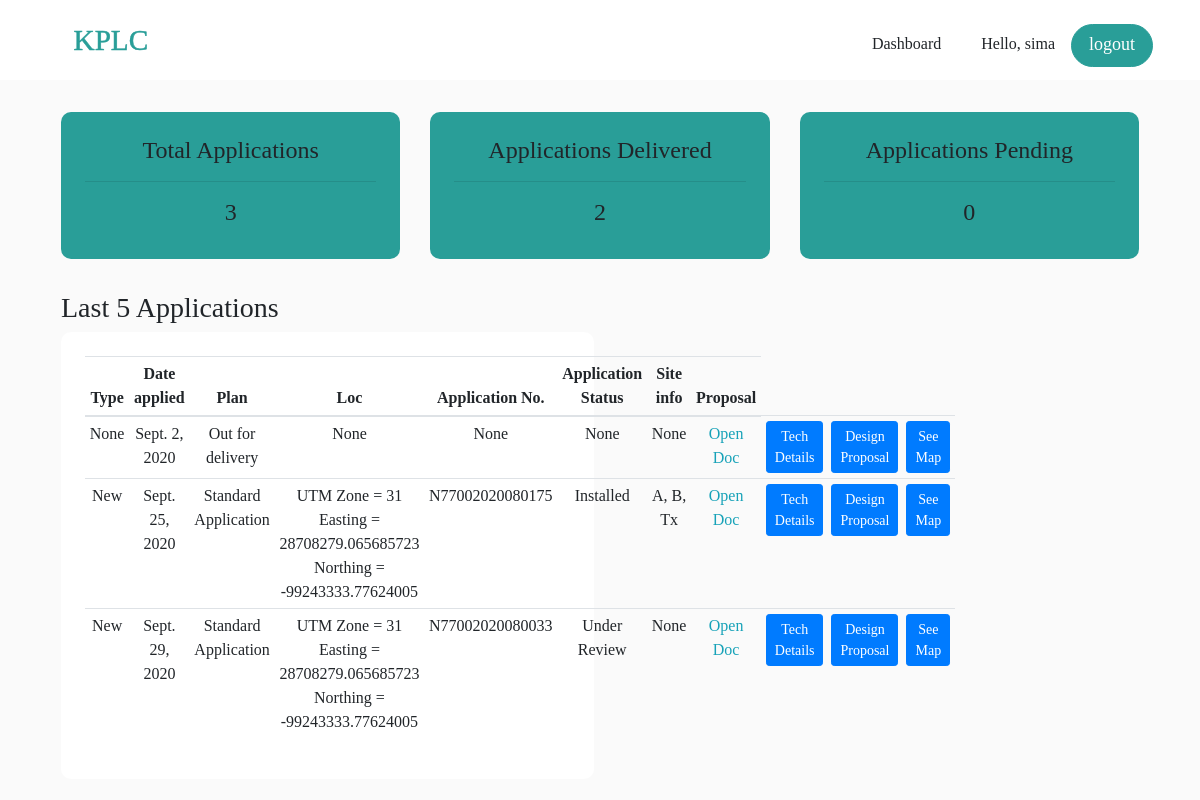
/busdevclerk (signed in), run on the app's committed database.
### accounts/models.py (models this page shows, shortened)
class Order(models.Model):
    STATUS = (
        ('Standard Application', 'Standard Application'),
        ('Premium Application', 'Premium Application'),
    )
    AGREESTATUS = (
        ('YES I AGREE', 'YES I AGREE'),
        ('NO I DO NOT AGREE', 'NO I DO NOT AGREE'),
    )
    APPSTATUS = (
        ('Under Review', 'Under Review'),
        ('Waiting for Qoute', 'Waiting for Qoute'),
        ('On Design', 'On Design'),
        ('Site visited', 'Site visited'),
        ('Installed', 'Installed'),
    )
    customer = models.ForeignKey(Customer, null=True, on_delete=models.SET_NULL)
    product = models.ForeignKey(Product, null=True, on_delete=models.SET_NULL)
    status = models.CharField(max_length=200, null=True, blank=True, choices=STATUS) #Plan Standard or Premium
    loc = models.CharField(max_length=200, null=True, blank=True) #location cordinates
    appstatus = models.CharField(max_length=200, default="Under Review", null=True, blank=True) #application status
    appnum = models.CharField(max_length=200, null=True, blank=True) #application number
    siteinfo = models.CharField(max_length=200, null=True, blank=True) #site information
    agreebtn = models.CharField(max_length=200, null=True, blank=True, choices=AGREESTATUS)
    agreewayleave = models.CharField(max_length=200, null=True, blank=True, choices=AGREESTATUS)
    qoutation = models.FileField(null=True, blank=True)
    appcontrol = models.CharField(max_length=200, default="busdevclerk", null=True, blank=True) #To note what has been done to the application
    installnote = models.CharField(max_length=400, null=True, blank=True) #Engineer intallation note
    proposal = models.FileField(null=True, blank=True)
    maplatlon = models.CharField(max_length=400, null=True, blank=True) #The map coordinates
    payment = models.FileField(null=True, blank=True)
    date_created = models.DateField(auto_now_add=True)

class Customer(models.Model):
    COUNTIES = [
        ("Mombasa","Mombasa"),
        ("Kwale","Kwale"),
        ("Kilifi","Kilifi"),
        ("Tana River","Tana River"),
        ("Tana River","Tana River"),
        ("Taita Taveta","Taita Taveta")
    ]
    WARDS = [
        ( "CHAANI","CHAANI"),
        ( "MIRITINI","MIRITINI"),
        ( "AIRPORT","AIRPORT"),
        ( "PORT REITZ","PORT REITZ"),
        ( "KIPEVU","KIPEVU"),
        ( "JOMVU KUU","JOMVU KUU"),
        ( "MAGONGO","MAGONGO"),
        ( "MIKINDANI","MIKINDANI"),
        ( "SHANZU","SHANZU"),
        ( "MWAKIRUNGE","MWAKIRUNGE"),
        ( "MJAMBERE","MJAMBERE"),
        ( "MAGOGONI","MAGOGONI"),
        ( "JUNDA","JUNDA"),
        ( "MTOPANGA","MTOPANGA"),
        ( "BAMBURI","BAMBURI"),
        ( "MKOMANI","MKOMANI"),
        ( "KONGOWEA","KONGOWEA"),
        ( "KADZANDANI","KADZANDANI"),
        ( "ZIWA LA NG'OMBE","ZIWA LA NG'OMBE"),
        ( "FRERE TOWN","FRERE TOWN"),
        ( "MTONGWE","MTONGWE"),
        ( "TIMBWANI","TIMBWANI"),
        ( "BOFU","BOFU"),
        ( "LIKONI","LIKONI"),
        ( "SHIKA ADABU","SHIKA ADABU"),
        ( "MJI WA KALE/ MAKADARA","MJI WA KALE/ MAKADARA"),
        ( "TUDOR","TUDOR"),
        ( "TONONOKA","TONONOKA"),
        ( "SHIMANZI/ GANJONI","SHIMANZI/ GANJONI"),
        ( "MAJENGO","MAJENGO"),
        ( "RAMISI","RAMISI"),
        ( "GOMBATO BONGWE","GOMBATO BONGWE"),
        ( "UKUNDA","UKUNDA"),
        ( "KINONDO","KINONDO"),
        ( "PONGWE KIDIMU/KIGWEDE","PONGWE KIDIMU/KIGWEDE"),
        ( "VANGA","VANGA"),
        ( "MWERENI","MWERENI"),
        ( "DZOMBO","DZOMBO"),
        ( "KUBO SOUTH","KUBO SOUTH"),
        ( "MKONGANI","MKONGANI"),
        ( "TSIMBA GOLINI","TSIMBA GOLINI"),
        ( "TIWI","TIWI"),
        ( "WAA","WAA"),
        ( "MACKINON ROAD","MACKINON ROAD"),
        ( "NDAVAYA","NDAVAYA"),
        ( "PUMA","PUMA"),
        ( "KINANGO","KINANGO"),
        ( "KASEMENI","KASEMENI"),
        ( "MWAVUMBO","MWAVUMBO"),
        ( "CHENGONI/SAMBURU","CHENGONI/SAMBURU"),
        ( "MATSANGONI","MATSANGONI"),
        ( "MNARANI","MNARANI"),
        ( "SOKONI","SOKONI"),
        ( "TEZO","TEZO"),
        ( "KIBARANI","KIBARANI"),
        ( "WATAMU","WATAMU"),
        ( "DABASO","DABASO"),
        ( "JUNJU","JUNJU"),
        ( "SHIMO LA TEWA","SHIMO LA TEWA"),
        ( "MTEPENI","MTEPENI"),
        ( "CHASIMBA","CHASIMBA"),
        ( "MWARAKAYA","MWARAKAYA"),
        ( "KAYAFUNGO","KAYAFUNGO"),
        ( "MARIAKANI","MARIAKANI"),
        ( "MWANAMWINGA","MWANAMWINGA"),
        ( "KALOLENI","KALOLENI"),
        ( "JIBANA/KAMBE/RIBE","JIBANA/KAMBE/RIBE"),
        ( "MAZERASRABAI/KISURUTINI","MAZERASRABAI/KISURUTINI"),
        ( "MWAWESA","MWAWESA"),
        ( "RURUMA","RURUMA"),
        ( "SOKOKE","SOKOKE"),
        ( "BAMBA","BAMBA"),
        ( "JARIBUNI","JARIBUNI"),
        ( "DUNGICHA/ GANZE","DUNGICHA/ GANZE"),
        ( "JILORE","JILORE"),
        ( "GANDA","GANDA"),
        ( "KAKUYUNI","KAKUYUNI"),
        ( "SHELLA","SHELLA"),
        ( "MALINDI TOWN","MALINDI TOWN"),
        ( "ADU","ADU"),
        ( "MARAFA","MARAFA"),
        ( "SABAKI","SABAKI"),
        ( "MAGARINI","MAGARINI"),
        ( "GONGONI","GONGONI"),
        ( "GARASHI","GARASHI"),
        ( "GARSEN NORTH","GARSEN NORTH"),
        ( "GARSEN WEST","GARSEN WEST"),
        ( "GARSEN CENTRAL","GARSEN CENTRAL"),
        ( "KIPINI EAST","KIPINI EAST"),
        ( "GARSEN SOUTH","GARSEN SOUTH"),
        ( "KIPINI WEST","KIPINI WEST"),
        ( "CHEWANI","CHEWANI"),
        ( "KINAKOMBA","KINAKOMBA"),
        ( "MAKINDUNI","MAKINDUNI"),
        ( "WAYU","WAYU"),
        ( "BANGALE","BANGALE"),
        ( "CHEWELE","CHEWELE"),
        ( "HIRIMAN","HIRIMAN"),
        ( "MADOGO","MADOGO"),
        ( "SALA","SALA"),
        ( "KIUNGA","KIUNGA"),
        ( "BASUBA","BASUBA"),
        ( "FAZA","FAZA"),
        ( "MKOMANI","MKOMANI"),
        ( "SHELLA","SHELLA"),
        ( "WITU","WITU"),
        ( "HINDI","HINDI"),
        ( "HONGWE","HONGWE"),
        ( "BAHARI","BAHARI"),
        ( "MKUNUMBI","MKUNUMBI"),
        ( "MATA","MATA"),
        ( "MAHOO","MAHOO"),
        ( "MBOGHONI","MBOGHONI"),
        ( "CHALA","CHALA"),
        ( "BOMANI","BOMANI"),
        ( "MWANDA/MGANGE","MWANDA/MGANGE"),
        ( "KISHUSHE/WUMINGU","KISHUSHE/WUMINGU"),
        ( "WERUGHA","WERUGHA"),
        ( "WUNDANYI/MBALE","WUNDANYI/MBALE"),
        ( "CHAWIA","CHAWIA"),
        ( "BURA","BURA"),
        ( "WUSI/KISHAMBA","WUSI/KISHAMBA"),
        ( "RONGE","RONGE"),
        ( "MWATATE","MWATATE"),
        ( "NGOLIA","NGOLIA"),
        ( "KASIGAU","KASIGAU"),
        ( "MARUNGU","MARUNGU"),
        ( "SAGALA","SAGALA"),
        ( "MBOLOLO","MBOLOLO"),
        ( "KALOLENI","KALOLENI"),
    ]
    CONSTITUENCIES = [
        ( "Changamwe","Changamwe"),
        ( "Jomvu","Jomvu"),
        ( "Kisauni","Kisauni"),
        ( "Nyali","Nyali"),
        ( "Likoni","Likoni"),
        ( "Mvita","Mvita"),
        ( "Msambweni","Msambweni"),
        ( "Lunga Lunga","Lunga Lunga"),
        ( "Matuga","Matuga"),
        ( "Kinango","Kinango"),
        ( "Kilifi North","Kilifi North"),
        ( "Kilifi South","Kilifi South"),
        ( "Kaloleni","Kaloleni"),
        ( "Rabai","Rabai"),
        ( "Ganze","Ganze"),
        ( "Malindi","Malindi"),
        ( "Magarini","Magarini"),
        ( "Garsen","Garsen"),
        ( "Galole","Galole"),
        ( "Bura","Bura"),
        ( "Lamu East","Lamu East"),
        ( "Lamu West","Lamu West"),
        ( "Taveta","Taveta"),
        ( "Wundanyi","Wundanyi"),
        ( "Mwatate","Mwatate"),
        ( "Voi","Voi")
    ]
    user = models.OneToOneField(User, null=True, blank=True, on_delete=models.CASCADE)
    name = models.CharField(max_length=200, null=True,blank=True)
    phone = models.CharField(max_length=200, null=True, blank=True)
    email = models.CharField(max_length=200, null=True, blank=True)
    middlename = models.CharField(max_length=200, null=True, blank=True)
    lastname = models.CharField(max_length=200, null=True, blank=True)
    idtype = models.CharField(max_length=200, null=True, blank=True)
    idnum = models.CharField(max_length=200, null=True, blank=True)
    pin = models.CharField(max_length=200, null=True, blank=True)
    country = models.CharField(max_length=200, null=True,  choices=COUNTIES)
    pobox = models.CharField(max_length=200, null=True, blank=True)
    town = models.CharField(max_length=200, null=True, blank=True)
    constituency = models.CharField(max_length=200, null=True, choices=CONSTITUENCIES)
    ward = models.CharField(max_length=200, null=True, choices=WARDS)
    lr_num = models.CharField(max_length=200, null=True, blank=True)
    estate_village = models.CharField(max_length=200, null=True, blank=True)
    duplicate = models.CharField(max_length=200, null=True, blank=True)
    vcode = models.CharField(max_length=200, null=True, blank=True)
    ccp = models.CharField(max_length=200, null=True, blank=True) #customer contract persomn
    voltage = models.CharField(max_length=200, null=True, blank=True)
    connetype = models.CharField(max_length=200, null=True, blank=True)
    connedate = models.CharField(max_length=200, null=True, blank=True)
    amd = models.CharField(max_length=200, null=True, blank=True) #authorised max demand
    profile_pic = models.FileField(null=True, blank=True) #id
    pincertificate = models.FileField(null=True, blank=True)
    td = models.FileField(null=True, blank=True) #titile deed
    wc = models.FileField(null=True, blank=True) #wiring certificate

class Product(models.Model):
    CATEGORY = (
        ('Standard Application', 'Standard Application'),
        ('Premium Application', 'Premium Application'),
    )
    name = models.CharField(max_length=200, null=True, blank=True)
    price = models.FloatField(max_length=200, null=True)
    category = models.CharField(max_length=200, null=True, choices=CATEGORY)
    description = models.CharField(max_length=200, null=True)
    date_created = models.DateTimeField(auto_now_add=True)
    tag = models.ManyToManyField(Tag)
    def __str__(self):
        return self.name

### accounts/decorators.py (the view)
    def wrapper_func(request, *args, **kwargs):
        group = None
        if request.user.groups.exists():
            group = request.user.groups.all()[0].name
        if group == 'customer':
            return redirect('user')
        if group == 'admin':
            return view_func(request, *args, **kwargs)

### accounts/views.py (called while the page is built)
@login_required(login_url='login')
@admin_only
def busclerk(request):
    orders = Order.objects.all()
    customers = Customer.objects.all()
    total_orders = orders.count()
    total_delivered = orders.filter(status='Standard Application').count()
    total_pending = orders.filter(status='Premium Application').count()
    context = {'orders':orders,'customers':customers, 'total_orders':total_orders,'total_delivered':total_delivered,'total_pending':total_pending}
    return render(request, 'accounts/busdevclerk.html', context)

### accounts/templates/accounts/busdevclerk.html (shortened to what this page needs)
{% extends 'accounts/main.html' %}
{% load static %}
{% load widget_tweaks %}
{% block content %}
<nav class="navbar navbar-expand-md fixed-top">
    <div class="container-fluid">
      <a class="navbar-brand" href="#"><img src="../../../static/imgs/logo.svg" class="img-fluid" alt=""></a>
      <div class="collapse navbar-collapse" id="navbarsExampleDefault">
        <ul class="navbar-nav ml-auto">
          <li class="nav-item mr-3 mt-3">
            <a class="nav-link active">Dashboard</a>
          </li>
           <li class="nav-item mr-3 mt-3 pt-2">
            <p>Hello, {{request.user}}</p>
           </li>
           <li class="nav-item mr-3 mt-3">
            <a class="btn btn-primary btn-md logoutbtn" href="{% url 'logout' %}" role="button">logout</a>
           </li>
        </ul>
      </div>
   </div>
</nav>
<br>
<br>
<br>
<br>
<section id="stats">
    <div class="container">
        <div class="row p-3">
            <div class="col-md-4 col-lg-4">
                <div class="totalorders text-center p-4">
                    <h4>Total Applications</h4>
                    <hr>
                    <h4>{{total_orders}}</h4>
                </div>
            </div>
            <div class="col-md-4 col-lg-4">
                <div class="totalorders text-center p-4">
                    <h4>Applications Delivered</h4>
                    <hr>
                    <h4>{{total_delivered}}</h4>
                </div>
            </div>
            <div class="col-md-4 col-lg-4">
                <div class="totalorders text-center p-4">
                    <h4>Applications Pending</h4>
                    <hr>
                    <h4>{{total_pending}}</h4>
                </div>
            </div>
        </div>
    </div>
</section>
<section id="orders">
    <div class="container">
        <div class="row p-3">
            <div class="col-md-4 col-lg-4">
                <h3>Last 5 Applications</h3>
                <div class="totalorders2 text-center p-4">
                    <div class="table-responsive-md">
                        <table class="table table-border table-sm">
                           <thead>
                               <tr>
                                   <th scope="col">Type</th>
                                   <th scope="col">Date applied</th>
                                   <th scope="col">Plan</th>
                                   <th scope="col">Loc</th>
                                   <th scope="col">Application No.</th>
                                   <th scope="col">Application Status</th>
                                   <th scope="col">Site info</th>
                                   <th scope="col">Proposal</th>
                               </tr>
                           </thead>
                           <tbody>
                               {% for i in orders %}
                                <tr>
                                    <td>{{i.product}}</td>
                                    <td>{{i.date_created}}</td>
                                    <td>{{i.status}}</td>
                                    <td>{{i.loc}}</td>
                                    <td>{{i.appnum}}</td>
                                    <td>{{i.appstatus}}</td>
                                    <td>{{i.siteinfo}}</td>
                                    <td><a href="/imgs/{{i.proposal}}" class="text-info">Open Doc</a></td>
                                    <td>
                                        {% for j in customers %}
                                            {% ifequal j.id i.customer.id %}
                                                <div class="d-flex">
                                                <a id="psbtn{{ forloop.counter0 }}" class="btn btn-primary btn-sm mr-2" href="{% url 'create_ordertwo' j.id %}" role="button" >Tech Details</a>
                                                <a id="psbtn{{ forloop.counter0 }}" class="btn btn-primary btn-sm mr-2" href="{% url 'proposal' j.id %}" role="button" >Design Proposal</a>
                                                <a class="btn btn-primary btn-sm" href="{% url 'map' i.id %}" role="button" >See Map</a>
                                                </div>
                                            {% endifequal %}
                                        {% endfor %}
                                    </td>
                                </tr>
                               {% endfor %}
                           </tbody>
                       </table>
                    </div>
                </div>
            </div>
        </div>
    </div>
</section>
{% endblock content %}

### static/css/styles.css (style rules this page uses)
body { background: #fafafa; }
.totalorders { background: #ffffff; border-radius: 10px; }
#orders .totalorders2 { background: #ffffff; border-radius: 10px; width: 157%; }

### static/css/custom.css (style rules this page uses)
body { position: relative; font-family: aleo-regular-webfont; }
.navbar-brand img { height: 36px; width: 155px; border-radius: 10px; }
.navbar { background: #ffff; }
.nav-link { color: #21242B; }
.logoutbtn { height: 43px; background: #299E98; border-radius: 39px; color: #ffffff; font-size: 18px; width: 82px; border: 1px solid #299E98; }
.totalorders { background: #299E98; border-radius: 10px; }

### static/css/orderform.css (style rules this page uses)
body { overflow-x: hidden; }
p { 12px; }
::placeholder { color: #B3BBBE; opacity: 0.8; }

### accounts/templates/accounts/main.html (style rules this page uses)
body { overflow-x: hidden; }

### data on the page
Order: product "None", date_created "Sept. 2, 2020", status "Out for delivery", loc "None", appnum "None", appstatus "None", siteinfo "None"
Order: product "New", date_created "Sept. 25, 2020", status "Standard Application", loc "UTM Zone = 31 Easting = 28708279.065685723 Northing = -99243333.77624005", appnum "N77002020080175", appstatus "Installed", siteinfo "A, B, Tx"
Order: product "New", date_created "Sept. 29, 2020", status "Standard Application", loc "UTM Zone = 31 Easting = 28708279.065685723 Northing = -99243333.77624005", appnum "N77002020080033", appstatus "Under Review", siteinfo "None"

### other printed values
{{ request.user }} "sima"
{{ total_orders }} "3"
{{ total_delivered }} "2"
{{ total_pending }} "0"
